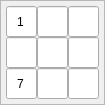
   <widget class="QFrame" name="frame_2">
    <property name="geometry">
     <rect>
      <x>29</x>
      <y>28</y>
      <width>101</width>
      <height>101</height>
     </rect>
    </property>
    <property name="minimumSize">
     <size>
      <width>0</width>
      <height>0</height>
     </size>
    </property>
    <property name="maximumSize">
     <size>
      <width>135</width>
      <height>135</height>
     </size>
    </property>
    <property name="styleSheet">
     <string notr="true"/>
    </property>
    <property name="frameShape">
     <enum>QFrame::StyledPanel</enum>
    </property>
    <property name="frameShadow">
     <enum>QFrame::Raised</enum>
    </property>
    <layout class="QGridLayout" name="gridLayout_2">
     <property name="leftMargin">
      <number>5</number>
     </property>
     <property name="topMargin">
      <number>5</number>
     </property>
     <property name="rightMargin">
      <number>5</number>
     </property>
     <property name="bottomMargin">
      <number>5</number>
     </property>
     <property name="spacing">
      <number>0</number>
     </property>
     <item row="1" column="2">
      <widget class="QLineEdit" name="cell_1_2">
       <property name="enabled">
        <bool>true</bool>
       </property>
       <property name="minimumSize">
        <size>
         <width>31</width>
         <height>31</height>
        </size>
       </property>
       <property name="maximumSize">
        <size>
         <width>31</width>
         <height>31</height>
        </size>
       </property>
       <property name="font">
        <font>
         <pointsize>9</pointsize>
        </font>
       </property>
       <property name="inputMask">
        <string>9</string>
       </property>
       <property name="text">
        <string/>
       </property>
       <property name="alignment">
        <set>Qt::AlignCenter</set>
       </property>
       <property name="readOnly">
        <bool>true</bool>
       </property>
      </widget>
     </item>
     <item row="0" column="2">
      <widget class="QLineEdit" name="cell_0_2">
       <property name="enabled">
        <bool>true</bool>
       </property>
       <property name="minimumSize">
        <size>
         <width>31</width>
         <height>31</height>
        </size>
       </property>
       <property name="maximumSize">
        <size>
         <width>31</width>
         <height>31</height>
        </size>
       </property>
       <property name="font">
        <font>
         <pointsize>9</pointsize>
        </font>
       </property>
       <property name="inputMask">
        <string>9</string>
       </property>
       <property name="text">
        <string/>
       </property>
       <property name="alignment">
        <set>Qt::AlignCenter</set>
       </property>
       <property name="readOnly">
        <bool>true</bool>
       </property>
      </widget>
     </item>
     <item row="1" column="1">
      <widget class="QLineEdit" name="cell_1_1">
       <property name="enabled">
        <bool>true</bool>
       </property>
       <property name="minimumSize">
        <size>
         <width>31</width>
         <height>31</height>
        </size>
       </property>
       <property name="maximumSize">
        <size>
         <width>31</width>
         <height>31</height>
        </size>
       </property>
       <property name="font">
        <font>
         <pointsize>9</pointsize>
        </font>
       </property>
       <property name="inputMask">
        <string>9</string>
       </property>
       <property name="text">
        <string/>
       </property>
       <property name="alignment">
        <set>Qt::AlignCenter</set>
       </property>
       <property name="readOnly">
        <bool>true</bool>
       </property>
      </widget>
     </item>
     <item row="1" column="0">
      <widget class="QLineEdit" name="cell_1_0">
       <property name="enabled">
        <bool>true</bool>
       </property>
       <property name="minimumSize">
        <size>
         <width>31</width>
         <height>31</height>
        </size>
       </property>
       <property name="maximumSize">
        <size>
         <width>31</width>
         <height>31</height>
        </size>
       </property>
       <property name="font">
        <font>
         <pointsize>9</pointsize>
        </font>
       </property>
       <property name="inputMask">
        <string>9</string>
       </property>
       <property name="text">
        <string/>
       </property>
       <property name="alignment">
        <set>Qt::AlignCenter</set>
       </property>
       <property name="readOnly">
        <bool>true</bool>
       </property>
      </widget>
     </item>
     <item row="2" column="1">
      <widget class="QLineEdit" name="cell_2_1">
       <property name="enabled">
        <bool>true</bool>
       </property>
       <property name="minimumSize">
        <size>
         <width>31</width>
         <height>31</height>
        </size>
       </property>
       <property name="maximumSize">
        <size>
         <width>31</width>
         <height>31</height>
        </size>
       </property>
       <property name="font">
        <font>
         <pointsize>9</pointsize>
        </font>
       </property>
       <property name="inputMask">
        <string>9</string>
       </property>
       <property name="text">
        <string/>
       </property>
       <property name="alignment">
        <set>Qt::AlignCenter</set>
       </property>
       <property name="readOnly">
        <bool>true</bool>
       </property>
      </widget>
     </item>
     <item row="2" column="0">
      <widget class="QLineEdit" name="cell_2_0">
       <property name="enabled">
        <bool>true</bool>
       </property>
       <property name="minimumSize">
        <size>
         <width>31</width>
         <height>31</height>
        </size>
       </property>
       <property name="maximumSize">
        <size>
         <width>31</width>
         <height>31</height>
        </size>
       </property>
       <property name="font">
        <font>
         <pointsize>9</pointsize>
        </font>
       </property>
       <property name="inputMask">
        <string>9</string>
       </property>
       <property name="text">
        <string>7</string>
       </property>
       <property name="alignment">
        <set>Qt::AlignCenter</set>
       </property>
       <property name="readOnly">
        <bool>true</bool>
       </property>
      </widget>
     </item>
     <item row="2" column="2">
      <widget class="QLineEdit" name="cell_2_2">
       <property name="enabled">
        <bool>true</bool>
       </property>
       <property name="minimumSize">
        <size>
         <width>31</width>
         <height>31</height>
        </size>
       </property>
       <property name="maximumSize">
        <size>
         <width>31</width>
         <height>31</height>
        </size>
       </property>
       <property name="font">
        <font>
         <pointsize>9</pointsize>
        </font>
       </property>
       <property name="inputMask">
        <string>9</string>
       </property>
       <property name="text">
        <string/>
       </property>
       <property name="alignment">
        <set>Qt::AlignCenter</set>
       </property>
       <property name="readOnly">
        <bool>true</bool>
       </property>
      </widget>
     </item>
     <item row="0" column="1">
      <widget class="QLineEdit" name="cell_0_1">
       <property name="enabled">
        <bool>true</bool>
       </property>
       <property name="minimumSize">
        <size>
         <width>31</width>
         <height>31</height>
        </size>
       </property>
       <property name="maximumSize">
        <size>
         <width>31</width>
         <height>31</height>
        </size>
       </property>
       <property name="font">
        <font>
         <pointsize>9</pointsize>
        </font>
       </property>
       <property name="inputMask">
        <string>9</string>
       </property>
       <property name="text">
        <string/>
       </property>
       <property name="alignment">
        <set>Qt::AlignCenter</set>
       </property>
       <property name="readOnly">
        <bool>true</bool>
       </property>
      </widget>
     </item>
     <item row="0" column="0">
      <widget class="QLineEdit" name="cell_0_0">
       <property name="enabled">
        <bool>true</bool>
       </property>
       <property name="minimumSize">
        <size>
         <width>31</width>
         <height>31</height>
        </size>
       </property>
       <property name="maximumSize">
        <size>
         <width>31</width>
         <height>31</height>
        </size>
       </property>
       <property name="font">
        <font>
         <pointsize>9</pointsize>
        </font>
       </property>
       <property name="inputMask">
        <string>9</string>
       </property>
       <property name="text">
        <string>1</string>
       </property>
       <property name="alignment">
        <set>Qt::AlignCenter</set>
       </property>
       <property name="readOnly">
        <bool>true</bool>
       </property>
      </widget>
     </item>
    </layout>
   </widget>
